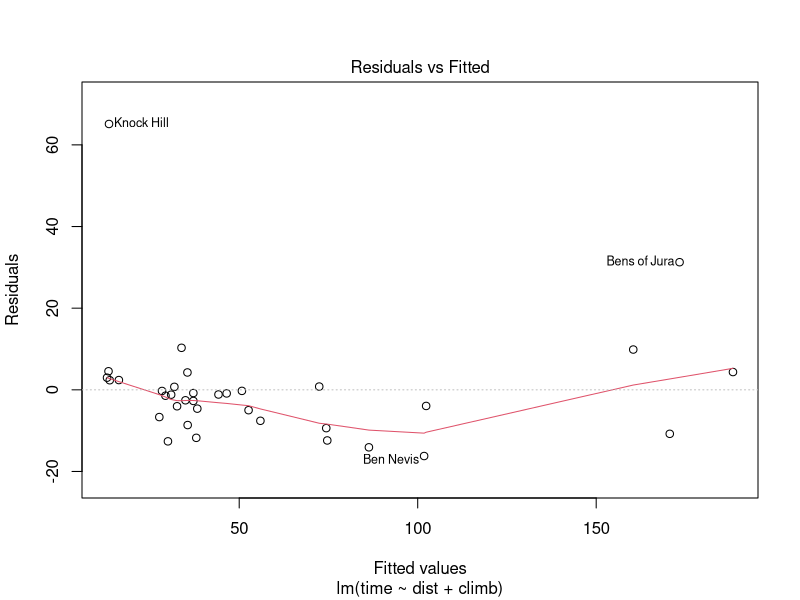
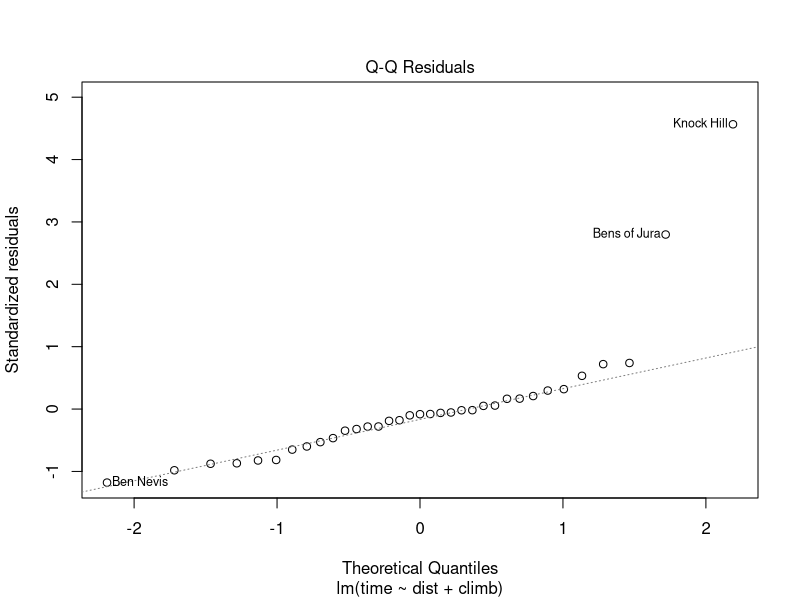
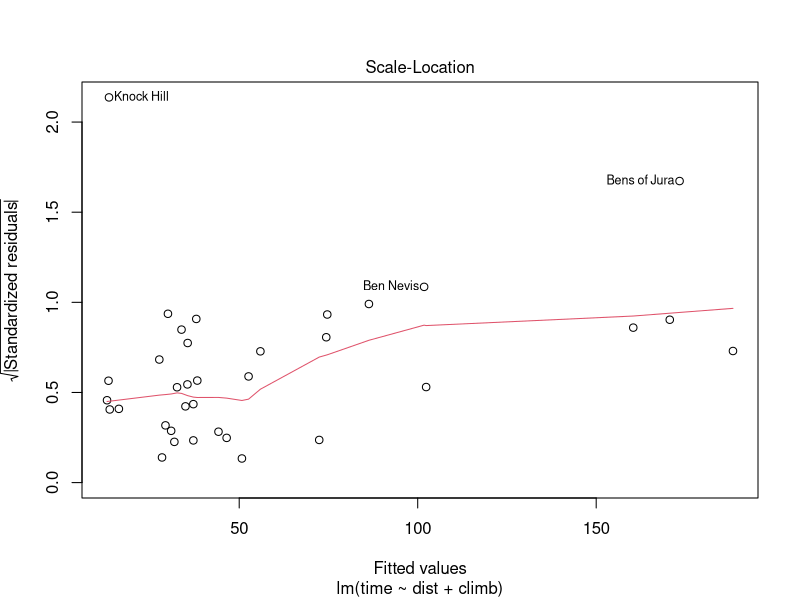
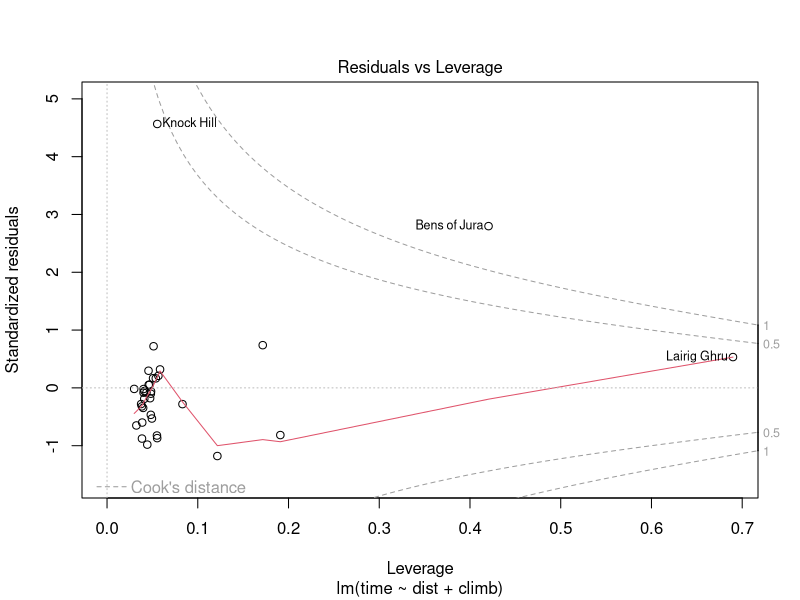
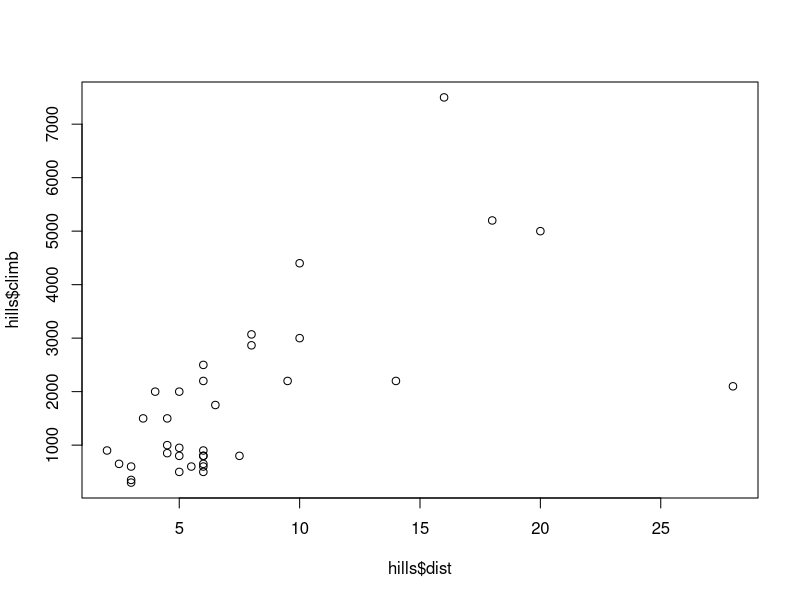

R code for these plots, in order:
############# Solutions to question 7.9 ############# 
library(MASS)

mod <- lm(time ~ dist + climb, data = hills)

# qq-plot and errors aren't great:
plot(mod)

# plots aren't great here also
mod1 <- lm(time ~ dist*climb, data = hills)

# take away insignificant terms
mod2 <- lm(time ~ dist + dist:climb - 1, data = hills)

# qq-plots are awful so look at non-linear terms
mod3 <- lm(time ~ dist + dist:I(climb^2) - 1, data = hills)

#  Could just be that we have some outliers in the data!

# This race looks fairly standard
plot(hills$dist, hills$climb)
race <- data.frame(dist = 7.0, climb = 2400)

# our estimate
predict(mod3, race, interval = "confidence")
